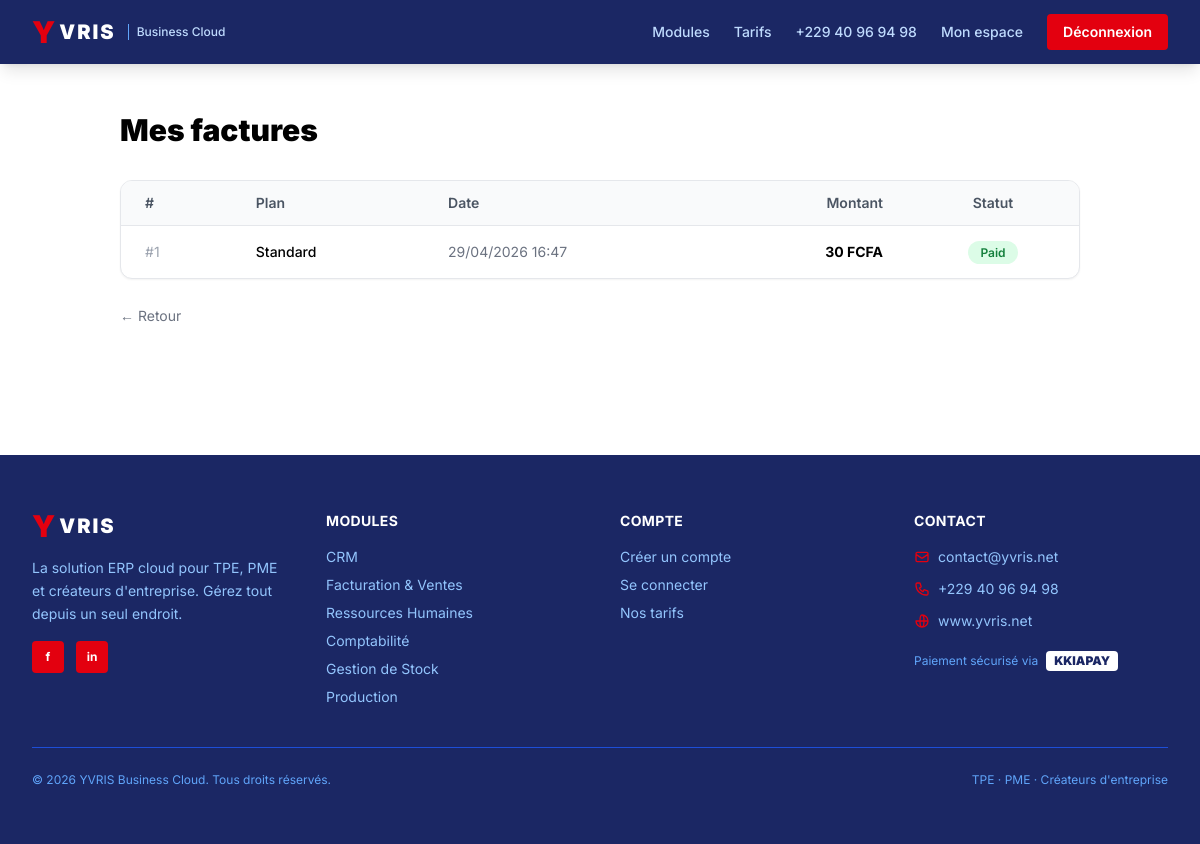
/public/invoices (signed in), run on the app's committed database.
### tables this page shows
CREATE TABLE invoices (
    id INT AUTO_INCREMENT PRIMARY KEY,
    subscription_id INT NOT NULL,
    amount DECIMAL(10,2) NOT NULL,
    issued_at TIMESTAMP DEFAULT CURRENT_TIMESTAMP,
    status ENUM('paid','pending','cancelled') DEFAULT 'pending',
    FOREIGN KEY (subscription_id) REFERENCES subscriptions(id)
);

CREATE TABLE subscriptions (
    id INT AUTO_INCREMENT PRIMARY KEY,
    user_id INT NOT NULL,
    plan VARCHAR(50) NOT NULL,
    start_date DATE NOT NULL,
    end_date DATE,
    status ENUM('active','expired','cancelled') DEFAULT 'active',
    FOREIGN KEY (user_id) REFERENCES users(id)
);

### core/Controller.php (called while the page is built, shortened)
<?php
abstract class Controller {
    protected function view(string $view, array $data = []): void {
        extract($data);
        $viewPath = __DIR__ . '/../app/Views/' . str_replace('.', '/', $view) . '.php';
        require $viewPath;
    }
}

### app/Controllers/UserController.php (called while the page is built, shortened)
<?php
class UserController extends Controller {
    private Invoice      $invoiceModel;
    public function __construct() {
        $this->invoiceModel = new Invoice();
    }
    public function invoices(): void {
        $invoices = $this->invoiceModel->forUser(Session::get('user_id'));
        $this->view('user.invoices', compact('invoices'));
    }
}

### public/index.php (called while the page is built, shortened)
<?php
spl_autoload_register(function (string $class): void {
    $paths = [
        ROOT . '/core/'            . $class . '.php',
        ROOT . '/app/Controllers/' . $class . '.php',
        ROOT . '/app/Models/'      . $class . '.php',
    ];
    foreach ($paths as $path) {
        if (file_exists($path)) {
            return;
        }
    }
});
require_once ROOT . '/config/database.php';
$router = new Router();
$router->get('/',          'HomeController', 'index');
$router->get('/login',     'AuthController', 'showLogin');
$router->post('/login',    'AuthController', 'login');
$router->get('/register',  'AuthController', 'showRegister');
$router->post('/register', 'AuthController', 'register');
$router->get('/logout',    'AuthController', 'logout');
$router->get('/dashboard',      'UserController', 'dashboard');
$router->get('/profile',        'UserController', 'profile');
$router->post('/profile/update','UserController', 'updateProfile');
$router->get('/invoices',       'UserController', 'invoices');
$router->post('/subscribe',          'UserController', 'subscribe');
$router->post('/subscribe/kkiapay', 'UserController', 'subscribeKkiapay');
$router->get('/admin/dashboard',                    'AdminController', 'dashboard');
$router->get('/admin/users',                        'AdminController', 'users');
$router->post('/admin/users/create',                'AdminController', 'createUser');
$router->get('/admin/users/toggle/{id}',            'AdminController', 'toggleUser');
$router->post('/admin/users/delete/{id}',           'AdminController', 'deleteUser');
$router->get('/admin/subscriptions',                'AdminController', 'subscriptions');
$router->post('/admin/subscriptions/status/{id}',   'AdminController', 'updateSubscriptionStatus');
$router->get('/admin/modules',                      'AdminController', 'modules');
$router->get('/admin/modules/toggle/{id}',          'AdminController', 'toggleModule');
$router->get('/admin/invoices',                     'AdminController', 'invoices');
$router->post('/admin/invoices/status/{id}',        'AdminController', 'updateInvoiceStatus');
$router->get('/reseller/dashboard',             'ResellerController', 'dashboard');
$router->get('/reseller/clients',               'ResellerController', 'clients');
$router->post('/reseller/clients/add',          'ResellerController', 'addClient');
$router->get('/reseller/clients/remove/{id}',   'ResellerController', 'removeClient');
$router->get('/reseller/sales',                 'ResellerController', 'sales');
$router->dispatch($_SERVER['REQUEST_URI'], $_SERVER['REQUEST_METHOD']);

### core/Database.php (called while the page is built)
<?php
class Database {
    private static ?PDO $instance = null;
    public static function getInstance(): PDO {
        if (self::$instance === null) {
            $dsn = 'mysql:host=' . DB_HOST . ';port=' . DB_PORT . ';dbname=' . DB_NAME . ';charset=' . DB_CHARSET;
            self::$instance = new PDO($dsn, DB_USER, DB_PASS, [
                PDO::ATTR_ERRMODE            => PDO::ERRMODE_EXCEPTION,
                PDO::ATTR_DEFAULT_FETCH_MODE => PDO::FETCH_ASSOC,
                PDO::ATTR_EMULATE_PREPARES   => false,
            ]);
        }
        return self::$instance;
    }
}

### core/Session.php (called while the page is built, shortened)
<?php
class Session {
    public static function get(string $key, mixed $default = null): mixed {
        return $_SESSION[$key] ?? $default;
    }
}

### core/Model.php (called while the page is built, shortened)
<?php
abstract class Model {
    public function __construct() {
        $this->db = Database::getInstance();
    }
}

### app/Models/Invoice.php (called while the page is built, shortened)
<?php
class Invoice extends Model {
    public function forUser(int $userId): array {
        $stmt = $this->db->prepare(
            'SELECT i.*, s.plan FROM invoices i
             JOIN subscriptions s ON i.subscription_id = s.id
             WHERE s.user_id = ? ORDER BY i.issued_at DESC'
        );
        $stmt->execute([$userId]);
        return $stmt->fetchAll();
    }
}

### app/Views/user/invoices.php (the view, shortened to what this page needs)
<div class="max-w-5xl mx-auto px-4 sm:px-6 lg:px-8 py-12">
  <div class="flex items-center justify-between mb-8">
    <h1 class="text-3xl font-black text-black">Mes factures</h1>
  </div>
  <?php if (empty($invoices)): ?>
    <div class="bg-gray-50 border border-dashed border-gray-300 rounded-xl p-12 text-center">
      <p class="text-gray-500">Aucune facture disponible.</p>
      <a href="<?= APP_URL ?>/dashboard" class="inline-block mt-4 text-sm text-yvris-red font-semibold hover:underline">Souscrire à un plan</a>
    </div>
  <?php else: ?>
    <div class="bg-white border border-gray-200 rounded-xl overflow-hidden shadow-sm">
      <table class="w-full text-sm">
        <thead class="bg-gray-50 border-b border-gray-200">
          <tr>
            <th class="px-6 py-3 text-left font-semibold text-gray-600">#</th>
            <th class="px-6 py-3 text-left font-semibold text-gray-600">Plan</th>
            <th class="px-6 py-3 text-left font-semibold text-gray-600">Date</th>
            <th class="px-6 py-3 text-right font-semibold text-gray-600">Montant</th>
            <th class="px-6 py-3 text-center font-semibold text-gray-600">Statut</th>
          </tr>
        </thead>
        <tbody class="divide-y divide-gray-100">
          <?php foreach ($invoices as $inv): ?>
            <tr class="hover:bg-gray-50 transition-colors">
              <td class="px-6 py-4 text-gray-400">#<?= $inv['id'] ?></td>
              <td class="px-6 py-4 font-medium text-black"><?= htmlspecialchars($inv['plan']) ?></td>
              <td class="px-6 py-4 text-gray-500"><?= date('d/m/Y H:i', strtotime($inv['issued_at'])) ?></td>
              <td class="px-6 py-4 text-right font-bold text-black"><?= number_format($inv['amount'], 0, ',', ' ') ?> FCFA</td>
              <td class="px-6 py-4 text-center">
                <span class="px-3 py-1 rounded-full text-xs font-semibold
                  <?= $inv['status'] === 'paid' ? 'bg-green-100 text-green-700' : ($inv['status'] === 'cancelled' ? 'bg-red-100 text-red-700' : 'bg-yellow-100 text-yellow-700') ?>">
                  <?= ucfirst($inv['status']) ?>
                </span>
              </td>
            </tr>
          <?php endforeach; ?>
        </tbody>
      </table>
    </div>
  <?php endif; ?>
  <div class="mt-6">
    <a href="<?= APP_URL ?>/dashboard" class="text-sm text-gray-500 hover:text-black">← Retour</a>
  </div>
</div>
<?php
require __DIR__ . '/../layouts/main.php';

### app/Views/layouts/main.php (style rules this page uses)
body { font-family: 'Inter', sans-serif; }

### data on the page
invoices: id "1", subscription.plan "Standard", issued_at "29/04/2026 16:47", amount "30", status "Paid"
